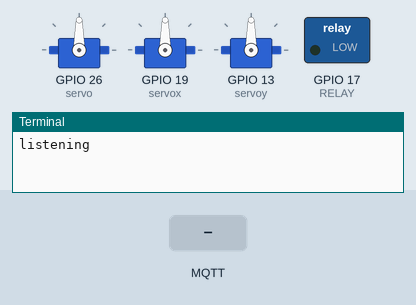
Recording of a program running on a simulated Raspberry Pi (BCM pin numbers). Parts: 3 × servo, switched loads named in the program (green lamp = pin HIGH), the last lines printed to the terminal. The inputs (shaded band) are chosen by the test bench. No MQTT or app messages arrive unless stated; servo angles are drawn from the pulse width (0.5 ms = 0°, 2.5 ms = 180°).

Above: at 3.3 s.
3.4 s: MQTT message "1" arrives on the first subscribed topic
At 4.4 s:
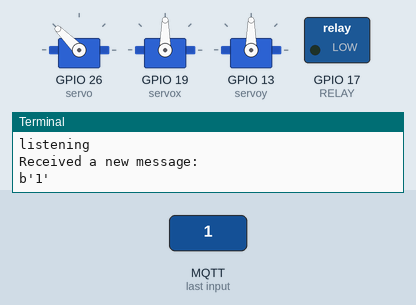
4.9 s: MQTT message "0" arrives on the first subscribed topic
At 5.6 s:
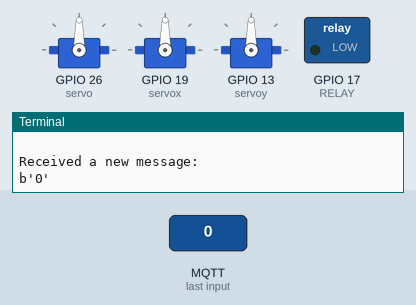
Timing chart, 0 to 7.9 s (numbered marks = the images above; inputs shaded):
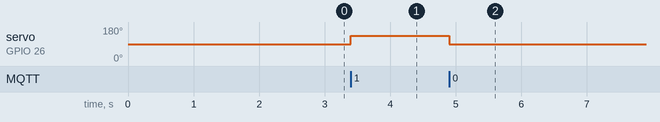

Measured:
- after the input at 3.4 s, servo on GPIO 26 (servo): 90° → 135° at once
- after the input at 4.9 s, servo on GPIO 26 (servo): 135° → 90° at once

The program:

pubsub.py
```python
# Import SDK packages
from AWSIoTPythonSDK.MQTTLib import AWSIoTMQTTClient
from time import sleep
from gpiozero import MCP3008, Servo
import json
import random
import RPi.GPIO as GPIO

servo = Servo(26)
servox = Servo(19)
servoy = Servo(13)
RELAY = 17
GPIO.setmode(GPIO.BCM)
GPIO.setup(RELAY, GPIO.OUT)
GPIO.setwarnings(False)

# Custom MQTT message callback
def servocustomCallback(client, userdata, message):
	print("Received a new message: ")
	print(message.payload)
	servo.value = int(message.payload)
	sleep(1)
	servo.value = None
	print("from topic: ")
	print(message.topic)
	print("--------------\n\n")

def servoXcustomCallback(client, userdata, message):
	print("Received a new message: ")
	print(message.payload)
	servox.value = int(message.payload)
	sleep(1)
	servox.value = None
	print("from topic: ")
	print(message.topic)
	print("--------------\n\n")

def servoYcustomCallback(client, userdata, message):
	print("Received a new message: ")
	print(message.payload)
	servoy.value = int(message.payload)
	sleep(1)
	servoy.value = None
	print("from topic: ")
	print(message.topic)
	print("--------------\n\n")

def pumpcustomCallback(client, userdata, message):
	print("Received a new message: ")
	print(message.payload)
	status = str(message.payload)
	if "On" in status:
		print("On")
		GPIO.output(RELAY, GPIO.HIGH)
	else:
		GPIO.output(RELAY, GPIO.LOW)
	print("from topic: ")
	print(message.topic)
	print("--------------\n\n")

host = "ADD IN ENDPOINT API"
rootCAPath = "rootca.pem"
certificatePath = "certificate.pem.crt"
privateKeyPath = "private.pem.key"

my_rpi = AWSIoTMQTTClient("PubSub-p1828331")
my_rpi.configureEndpoint(host, 8883)
my_rpi.configureCredentials(rootCAPath, privateKeyPath, certificatePath)

my_rpi.configureOfflinePublishQueueing(-1)  # Infinite offline Publish queueing
my_rpi.configureDrainingFrequency(2)  # Draining: 2 Hz
my_rpi.configureConnectDisconnectTimeout(10)  # 10 sec
my_rpi.configureMQTTOperationTimeout(5)  # 5 sec

# Connect and subscribe to AWS IoT
my_rpi.connect()
my_rpi.subscribe("servo", 1, servocustomCallback)
my_rpi.subscribe("servoX", 1, servoXcustomCallback)
my_rpi.subscribe("servoY", 1, servoYcustomCallback)
my_rpi.subscribe("pump", 1, pumpcustomCallback)

sleep(2)

while True:
	print("listening")
	sleep(5)

sleep(5)
```
